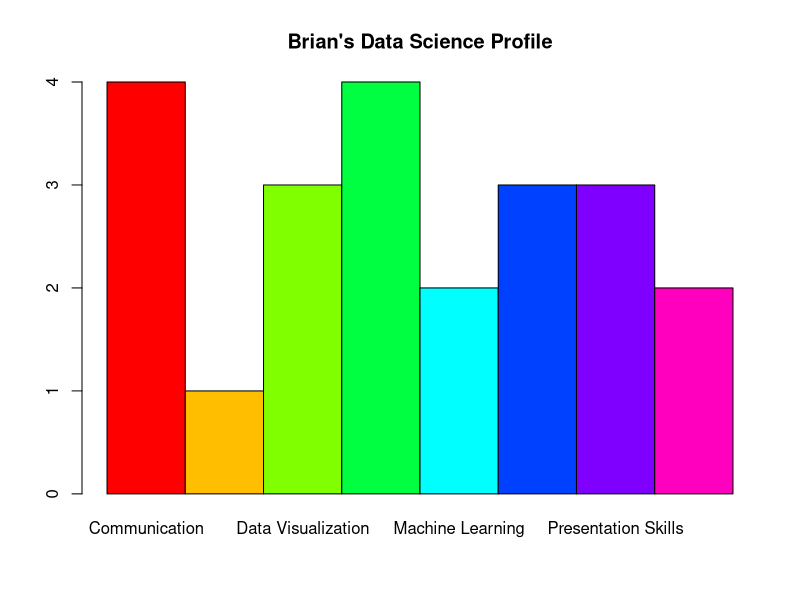

The R script that drew this image:
# Brian Yu's Data science profile

categories <- c("Computer Programming", "Math", "Statistics", "Machine Learning",
                "Domain Expertise", "Communication", "Presentation Skills", 
                "Data Visualization")
# Show categories's content
categories

ranking <- c(1, 3, 2, 2, 4, 4, 3, 3)
# Show ranking's content
ranking
# Computer Programming  1
# Math                  3
# Statistics            2
# Machine Learning      2
# Domain Expertise      4
# Communication         4
# Presentation Skills   3
# Data Visualization    3

# Create data frame
brian <- data.frame(categories, ranking)

# Display contents of brian data fram
brian

# Create barplot of Data Science Profile
barplot(xtabs(brian$ranking~brian$categories), space = F, 
        col = rainbow(8), main = "Brian's Data Science Profile")

# SessionInfo
# > sessionInfo()
# R version 3.3.1 (2016-06-21)
# Platform: x86_64-w64-mingw32/x64 (64-bit)
# Running under: Windows 7 x64 (build 7601) Service Pack 1

# locale:
# [1] LC_COLLATE=English_United States.1252  LC_CTYPE=English_United States.1252    LC_MONETARY=English_United States.1252
# [4] LC_NUMERIC=C                           LC_TIME=English_United States.1252    

# attached base packages:
# [1] stats     graphics  grDevices utils     datasets  methods   base     

# loaded via a namespace (and not attached):
# [1] magrittr_1.5    htmltools_0.3.5 tools_3.3.1     yaml_2.1.13     Rcpp_0.12.7     stringi_1.1.1   rmarkdown_1.0  
# [8] stringr_1.1.0   digest_0.6.10   evaluate_0.9   
